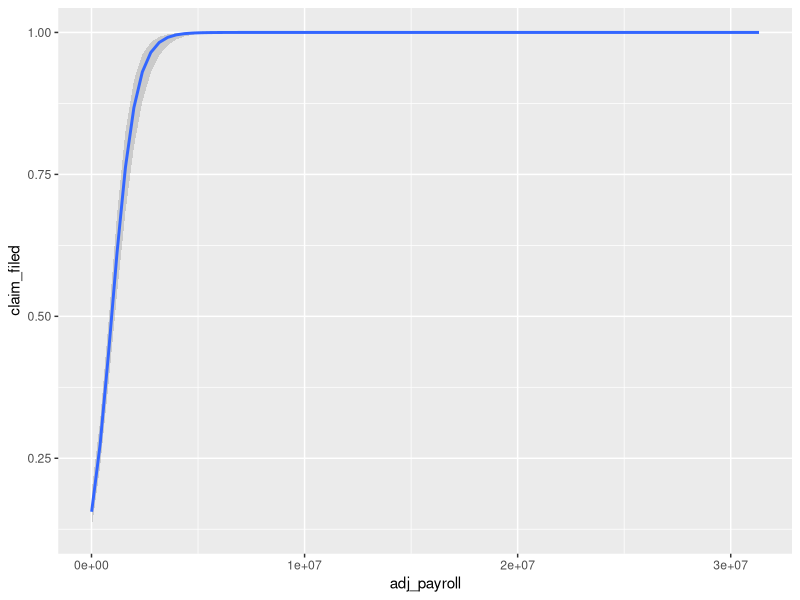
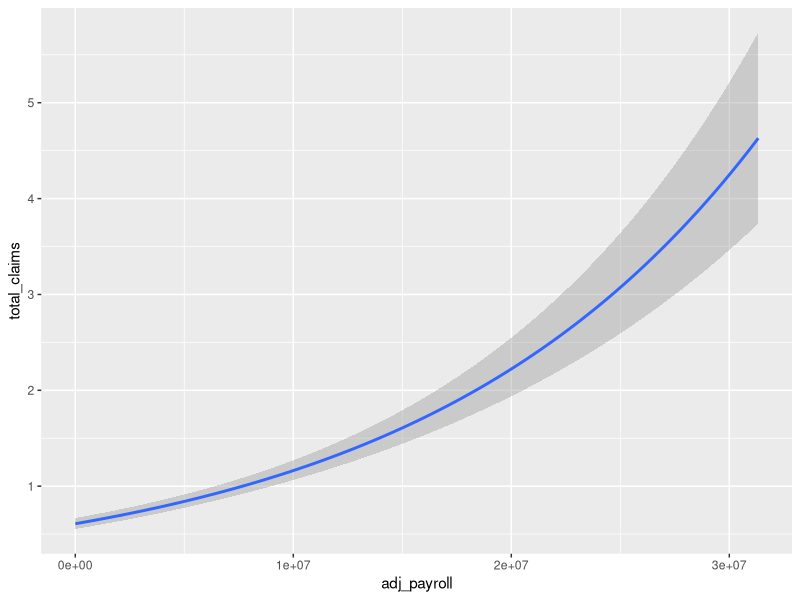
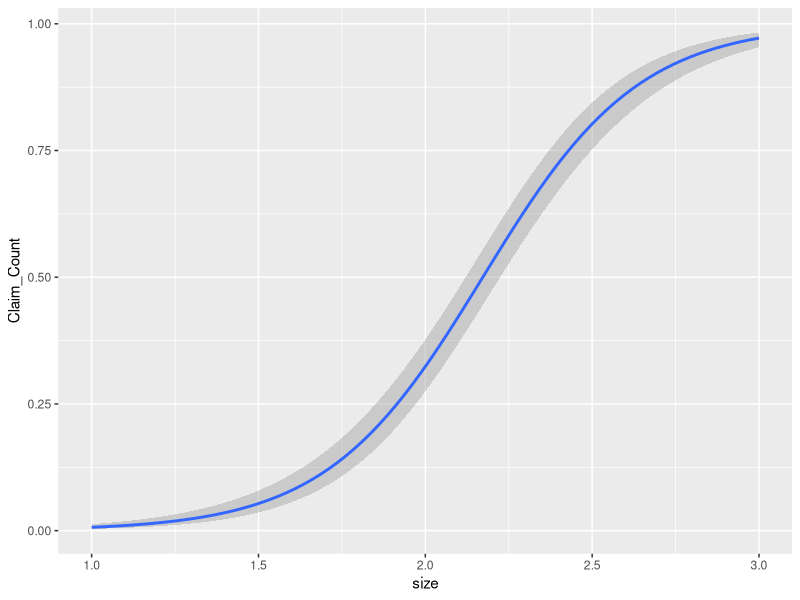
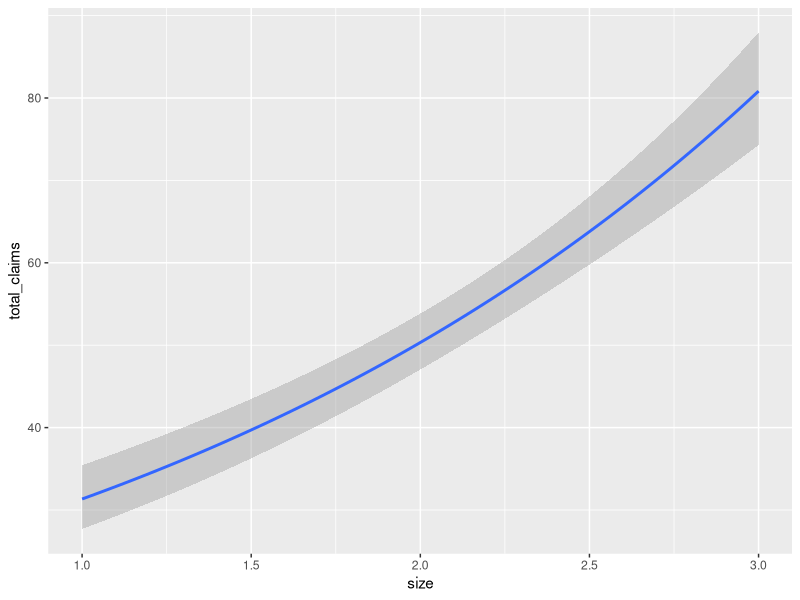
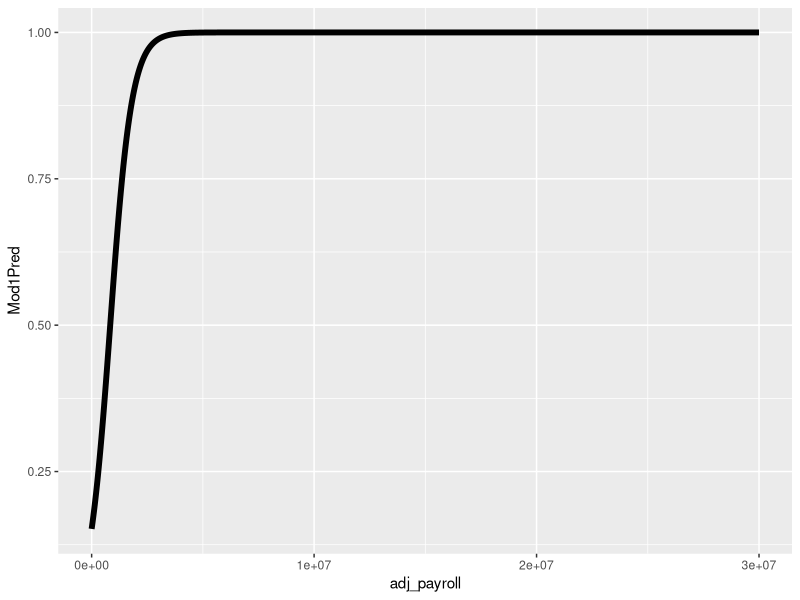
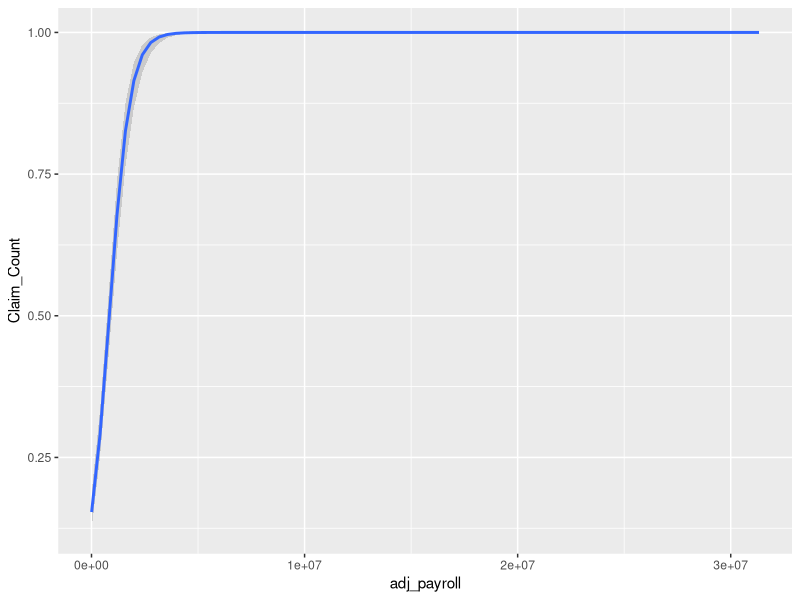

Here is the R script that generated these plots, in order:
## ---- chunk 1
knitr::opts_chunk$set(echo = TRUE)
## ---- chunk 2
library(readr)
library(tidyr)
library(dplyr)
library(ggplot2)
library(car)
wc <- read_csv("../data/craftbeer_wc.csv")

## Adding column for number of years a brewery had a policy with insurance comp
policy_years <- wc %>% 
  group_by(Policy_Dim_Key, year) %>% 
  summarize(total_claims = n()) %>% 
  ungroup() %>% 
  group_by(Policy_Dim_Key) %>% 
  summarize(years_with_policy = n()) %>% 
  ungroup()


## CLEANED DATAFRAME - USE THIS ONE FOR SUMMARY GRAPHICS & MODELING ##
wc2 <- wc %>% 
  group_by(Policy_Dim_Key, adj_payroll) %>% 
  summarize(total_claims = sum(Claim_Count)) %>% 
  mutate(claim_filed = ifelse(total_claims == 0, 0, 1)) %>% 
  ungroup() %>% 
  full_join(policy_years) 

## ---- chunk 3

## ---- chunk 4
# Model 1 - Binomial Logistic Regression
CountModel1 <- glm(claim_filed ~ adj_payroll + years_with_policy,
                   family = binomial, data = wc2)

summary(CountModel1)
Anova(CountModel1)

ggplot(data = wc2, aes(x = adj_payroll, y = claim_filed)) +
  geom_smooth(method = "glm",
              method.args = list(family = binomial))
## ---- chunk 5
# Model 2 - Poisson Regression
CountModel2 <- glm(total_claims ~ adj_payroll + years_with_policy + adj_payroll*Policy_Dim_Key, 
                   family = poisson(link = "log"), data = wc2)

summary(CountModel2)
Anova(CountModel2)


ggplot(data = wc2, aes(x = adj_payroll, y = total_claims)) +
  geom_smooth(method = "glm",
              method.args = list(family = poisson))

## ---- chunk 6
## Separating into different 'groups' for size of brewery
myfun <- function(x) {
  if(x < 10000)
    size = 1
  else if(x >= 10000 && x < 500000)
    size = 2
  else if(x >= 500000)
    size = 3
}

summary(wc$adj_payroll)

## Binomial Regression w/ payroll categories
wc3 <- wc %>% 
  mutate(size = ifelse(adj_payroll < 100000, 1, 
                       ifelse(adj_payroll < 1000000, 2, 3))) 

ggplot(data = wc3, aes(x = size, y = Claim_Count)) +
  geom_smooth(method = "glm",
              method.args = list(family = binomial))


## Poisson Regression w/ categories
wc4 <- wc3 %>% 
  group_by(size, year) %>% 
  summarize(total_claims = n())

ggplot(data = wc4, aes(x = size, y = total_claims)) +
  geom_smooth(method = "glm",
              method.args = list(family = poisson))


## ---- chunk 7
# Trying out some other models using the original dataset.
Model1 <- glm(Claim_Count ~ adj_payroll, family = binomial, data = wc)
summary(Model1)
Anova(Model1)

Model2 <- glm(Claim_Count ~ adj_payroll + Policy_Dim_Key + 
                adj_payroll*Policy_Dim_Key, family = binomial, data = wc)

# Creating a TempData set to plot Model1
TempData <- data.frame(adj_payroll = seq(from = 0, to = 30000000, by = 20000))
TempData$Mod1Pred <- predict(Model1, newdata = TempData, type = "response")
ggplot(data = TempData, aes(x = adj_payroll, y = Mod1Pred)) +
  geom_line(lwd = 2)

ggplot(data = wc, aes(x = adj_payroll, y = Claim_Count)) +
  geom_smooth(method = "glm",
              method.args = list(family = binomial))
